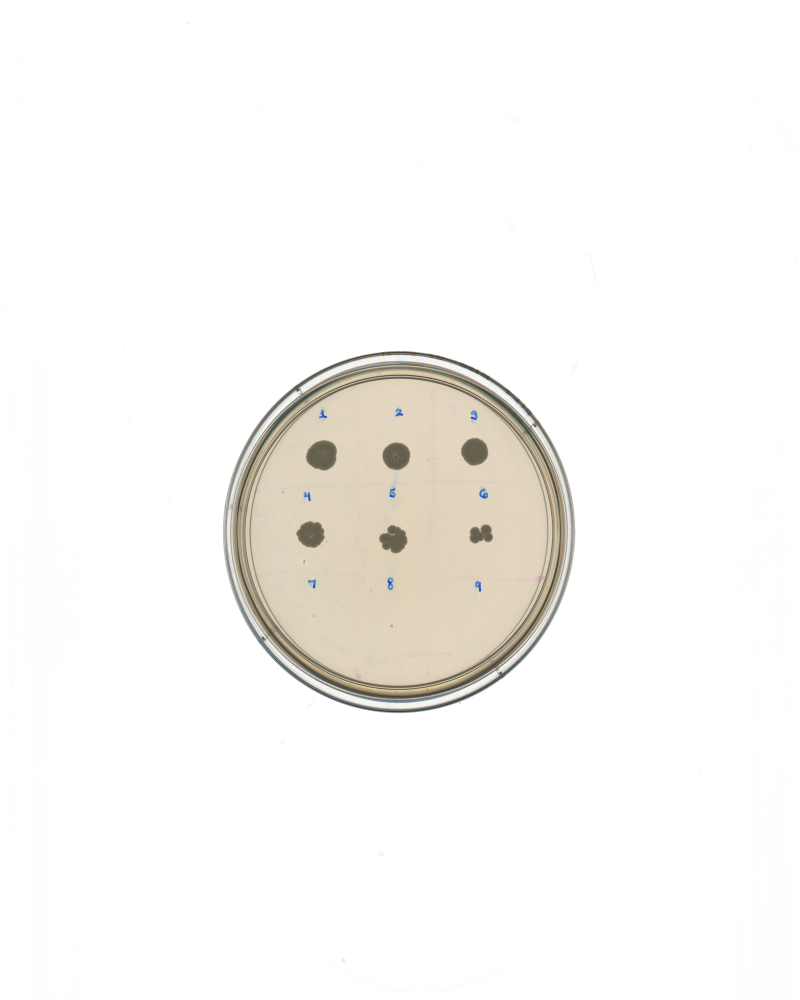
#> input picture Data/TimelapseImages/7-9_AM_Serial/7-9_AM_P1C1_Serial.jpg, 3200 x 4000 px, found by its file name (shown at 1/4 size)
$ jupyter execute image_crop.ipynb
#> lines starting #> are read from the running program, lines starting #| are printed output that depends on the picture; after the words box and inside, x2 and y2 are one past the last pixel; in counts of white or black regions, pixels touching at a corner belong together
[cell 1]
from skimage import io
import matplotlib.pyplot as plt

[cell 2]
img = io.imread('/content/TimelapseImages/7-9_AM_Serial/7-9_AM_P1C1_Serial.jpg')
#> img is the input picture: shape (4000, 3200, 3); mean R, G, B 248.4, 247.1, 244.3
img2 = io.imread('/content/TimelapseImages/7-12_PM_Serial/7-12_PM_P1C1_Serial.jpg')
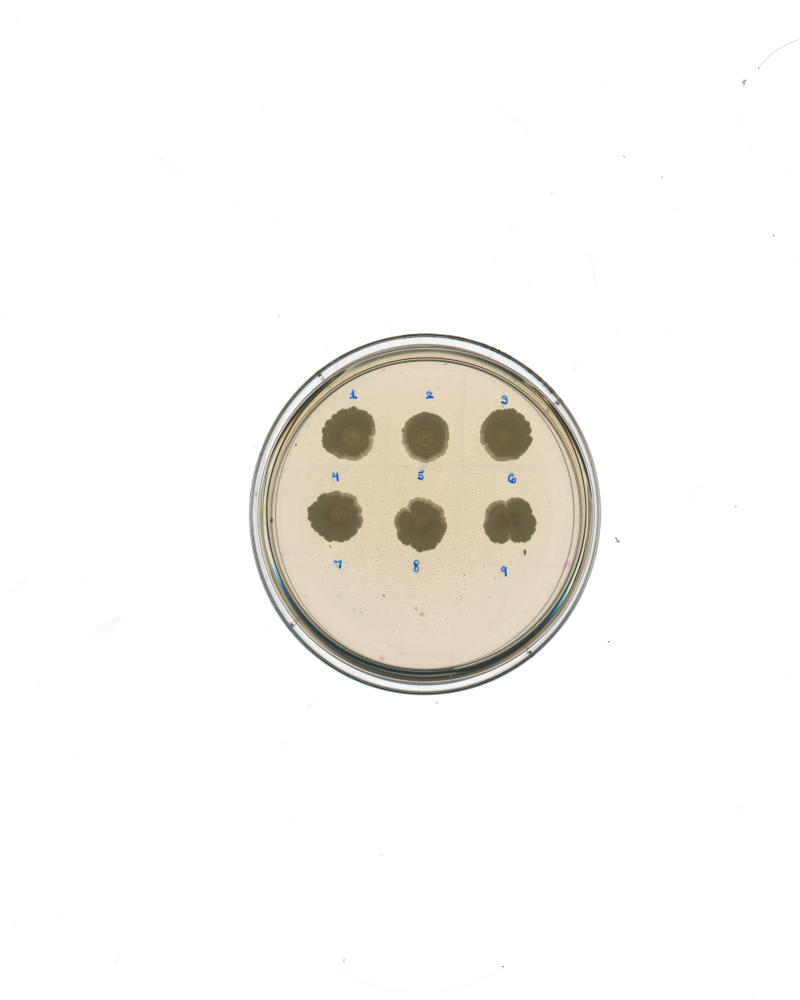
#> input picture Data/TimelapseImages/7-12_PM_Serial/7-12_PM_P1C1_Serial.jpg, 3200 x 4000 px, found by its file name (shown at 1/4 size)
#> img2 is the input picture: shape (4000, 3200, 3); mean R, G, B 247.1, 245.8, 243.2

print(img.shape)
#| (4000, 3200, 3)

[cell 3]
plt.figure(figsize=(12,15))
plt.imshow(img[1700:2250, 1180:2050])

[cell 4]
plt.figure(figsize=(12,15))
plt.imshow(img2[1600:2250, 1180:2200])
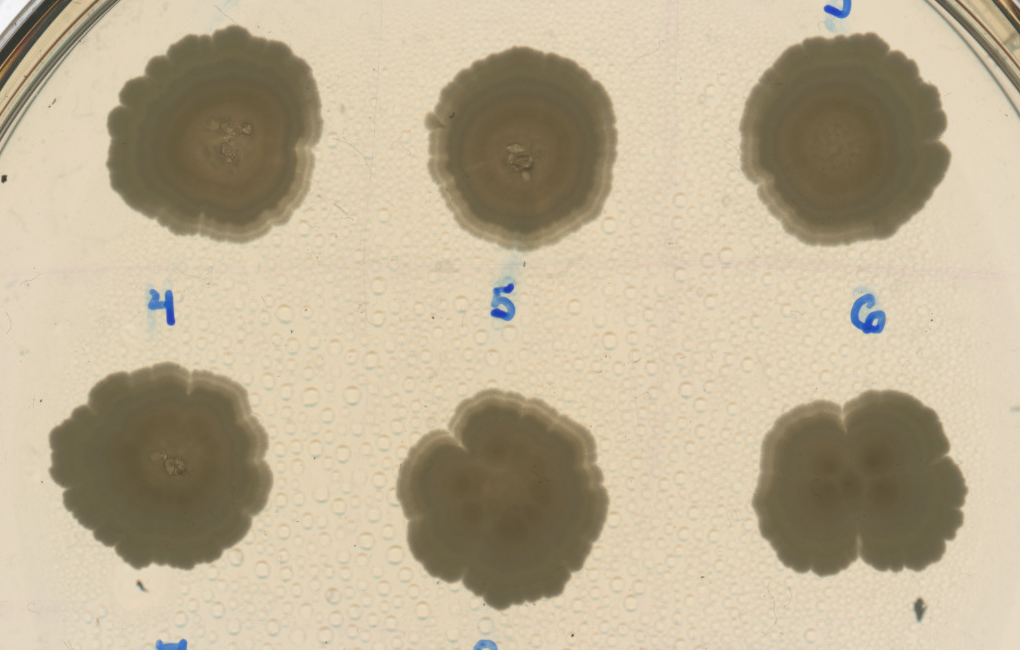
#> shown: shape (650, 1020, 3); mean R, G, B 188.7, 175.2, 148.2

[cell 5]
patch = img2[1625:1875, 1575:1825]
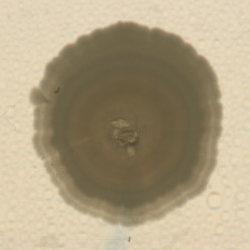
#> patch: shape (250, 250, 3); mean R, G, B 173.7, 159.3, 130.6
plt.imshow(patch)

[cell 6]
# convert image to grayscale
# https://scikit-image.org/docs/dev/auto_examples/color_exposure/plot_rgb_to_gray.html


from skimage.color import rgb2gray

image  = rgb2gray(patch)
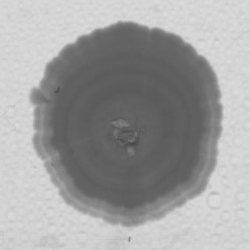
#> image: shape (250, 250) float64; min 0.289, max 0.867, mean 0.629

[cell 7]
# thresholding the image to get the patch
# https://scikit-image.org/docs/dev/auto_examples/segmentation/plot_thresholding.html

from skimage.filters import threshold_otsu

thresh = threshold_otsu(image)
#> thresh = 0.615
binary = image > thresh
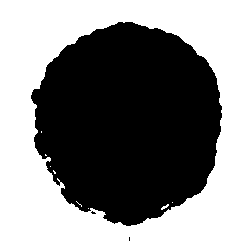
#> binary: shape (250, 250) bool; 52.9% white; 3 black regions (2 under 20 px), largest, box (x1, y1, x2, y2) and area: (31, 22, 222, 226) 29420

[cell 8]
fig, axes = plt.subplots(ncols=3, figsize=(16, 4))
ax = axes.ravel()
ax[0] = plt.subplot(1, 3, 1)
ax[1] = plt.subplot(1, 3, 2)
ax[2] = plt.subplot(1, 3, 3, sharex=ax[0], sharey=ax[0])

ax[0].imshow(image, cmap=plt.cm.gray)
ax[0].set_title('Original')
ax[0].axis('off')

ax[1].hist(image.ravel(), bins=256)
ax[1].set_title('Histogram')
ax[1].axvline(thresh, color='r')

ax[2].imshow(binary, cmap=plt.cm.gray)
ax[2].set_title('Thresholded')
ax[2].axis('off')

plt.savefig('out/histogram-masking.jpg')

[cell 9]
# execute once
# ! mkdir out

[cell 10]
plt.imshow(image, cmap=plt.cm.gray)
plt.savefig('out/mask-patch.jpg')

[cell 11]
plt.imshow(binary, cmap=plt.cm.gray)
plt.savefig('out/mask-sample.jpg')

[cell 12]
image3_path = "/content/TimelapseImages/7-9_PM_Control/7-9_PM_P1C10_Control.jpg"
img3 = io.imread(image3_path)
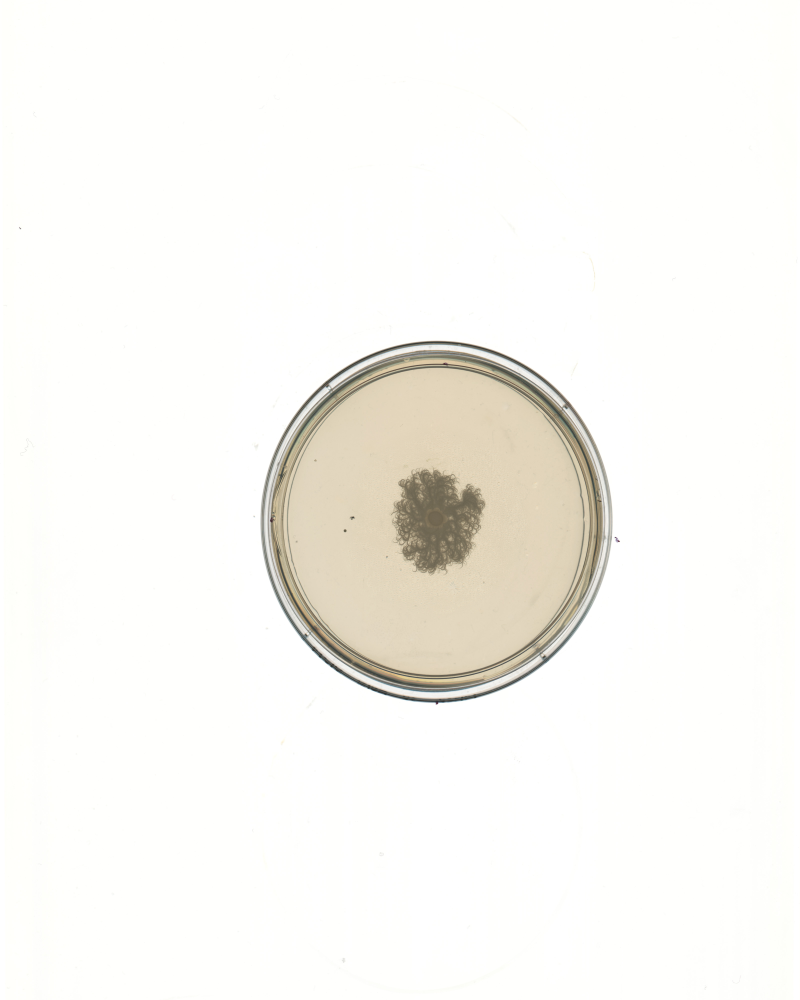
#> input picture Data/TimelapseImages/7-9_PM_Control/7-9_PM_P1C10_Control.jpg, 3200 x 4000 px, found by its file name (shown at 1/4 size)
#> img3 is the input picture: shape (4000, 3200, 3); mean R, G, B 248.3, 247, 242.7

[cell 13]
plt.imshow(img3[1850:2320, 1530:1950])
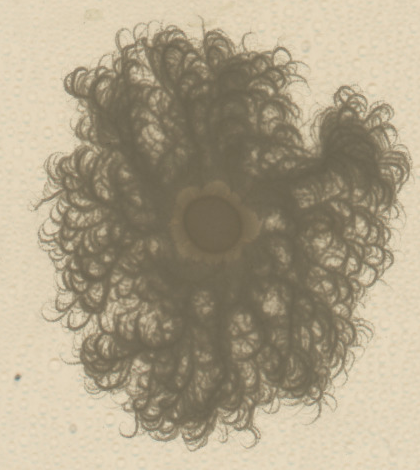
#> shown: shape (470, 420, 3); mean R, G, B 172.6, 160.9, 136.6

[cell 14]
def thresholding(color_image):
  image  = rgb2gray(color_image)
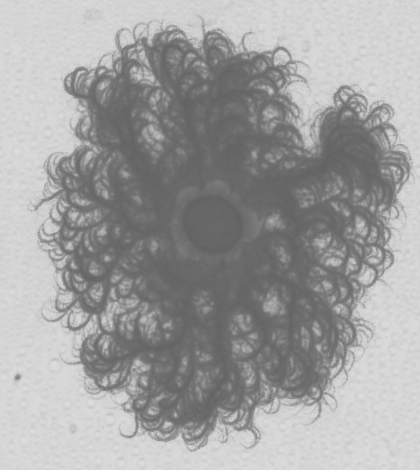
#> image: shape (470, 420) float64; min 0.378, max 0.875, mean 0.634

  thresh = threshold_otsu(image)
#> thresh = 0.639
  binary = image > thresh
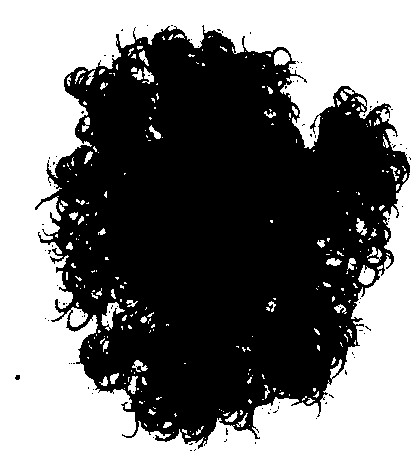
#> binary: shape (470, 420) bool; 48.4% white; 278 white regions (215 under 20 px), largest, box (x1, y1, x2, y2) and area: (0, 0, 420, 470) 91082, (101, 302, 125, 331) 264, (358, 265, 375, 285) 219

  fig, axes = plt.subplots(ncols=3, figsize=(16, 4))
  ax = axes.ravel()
  ax[0] = plt.subplot(1, 3, 1)
  ax[1] = plt.subplot(1, 3, 2)
  ax[2] = plt.subplot(1, 3, 3, sharex=ax[0], sharey=ax[0])

  ax[0].imshow(image, cmap=plt.cm.gray)
  ax[0].set_title('Original')
  ax[0].axis('off')

  ax[1].hist(image.ravel(), bins=256)
  ax[1].set_title('Histogram')
  ax[1].axvline(thresh, color='r')

  ax[2].imshow(binary, cmap=plt.cm.gray)
  ax[2].set_title('Thresholded')
  ax[2].axis('off')

  plt.savefig('out/histogram-masking-2.jpg')
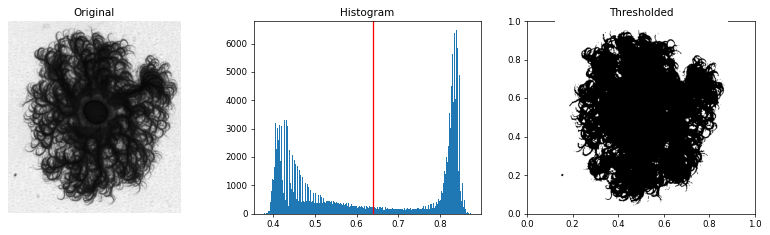
#> figure drawn by matplotlib, 3 panels; panel 2: tallest bar 6471 high, from x = 0.838 to 0.84
